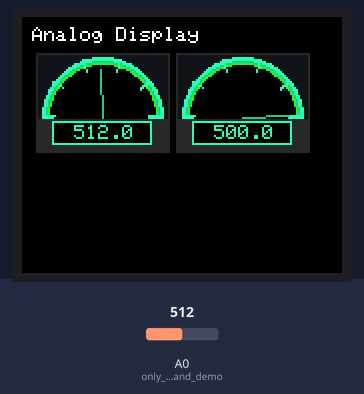
The sketch below on a simulated Arduino Uno, built with avr-gcc and run on an emulated ATmega328P. Parts: 160×128 colour display. The test bench sets the inputs (shaded band); at power-on: A0 (only_for_test_and_demo) = 512. What the sketch prints to the serial monitor is not drawn.

Above: at 1.3 s.
1.4 s: A0 (only_for_test_and_demo) set to 716
At 2.5 s:
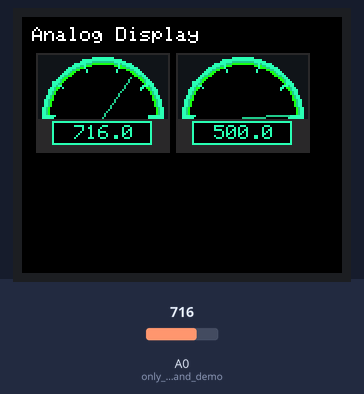
2.9 s: A0 (only_for_test_and_demo) set to 900
At 3.8 s:
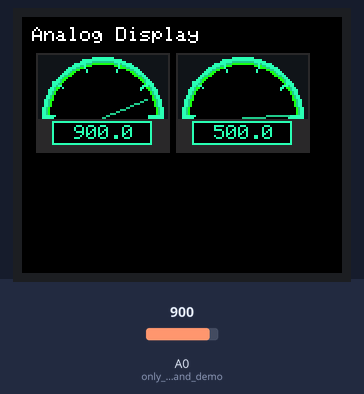
4.4 s: A0 (only_for_test_and_demo) set to 1023
At 5.8 s:
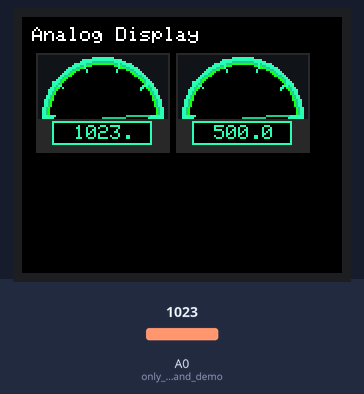
Timing chart, 0 to 7.4 s (numbered marks = the images above; inputs shaded):
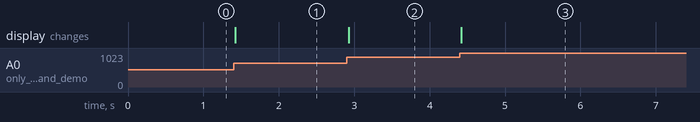

Measured:
- after the input at 1.4 s, the display: changes at once (image 1)
- after the input at 2.9 s, the display: changes at once (image 2)
- after the input at 4.4 s, the display: changes at once (image 3)

The sketch:

ExampleAnalogDisplay.ino
```cpp
// ========================================================================================
//      Meine Welt in meinem Kopf
// ========================================================================================
// Projekt:       TFT, Sensor and Graphics
// Author:        Johannes P. Langner
// Controller:    Arduino Duemilanove
// Sensors:
// Actor:         TFT 1.8" 128x160 SPI (on TFT Shield)
// Description:   Sensor Daten ergebnisse auf dem TFT schreiben
// ========================================================================================

#include <SPI.h>
#include <TFT.h>
#include <Wire.h>

// ========================================================================================
// TFT 128x160

#define CS   10
#define DC   9
#define RST  8

TFT mScreen = TFT(CS, DC, RST);

// ========================================================================================
// defines and variables

int mLocationAnalogDisplayX = 10;                       // X Postion of the anlaog display
int mLocationAnalogDisplayY = 20;                       // Y Postion of the anlaog display

float mValuePointer = 0.0;                              // actual value to show on display
float mValuePointerLast = 0.0;                          // last value to clear on display

float mValuePointer2 = 0.0;                              // actual value to show on display
float mValuePointerLast2 = 0.0;                          // last value to clear on display

// ========================================================================================
void setup() {
  Serial.begin(115200);
  Wire.begin();

  Serial.println("Initialisiere TFT");
  mScreen.begin();
  mScreen.background(0, 0, 0);
  mScreen.stroke(255, 255, 255);
  mScreen.setTextSize(1);
  mScreen.text("Analog Display ", 5, 5);

                                                        // first analaog display for max 1023
  renderAnalogDisplay(mLocationAnalogDisplayX,          // set location x
                      mLocationAnalogDisplayY,          // set location y
                      0.0,                              // value to draw on display
                      1023,
                      false,                            // not clear
                      true);                            // draw all

                                                        // secound analaog display for max 500
  renderAnalogDisplay(mLocationAnalogDisplayX + 70,     // set location x
                      mLocationAnalogDisplayY,          // set location y
                      0.0,                              // value to draw on display
                      500,
                      false,                            // not clear
                      true);                            // draw all

  pinMode(A0, INPUT);                                   // only for test and demo
}

// ========================================================================================
void loop() {

  int readValue = analogRead(A0);
  mValuePointer = (float)readValue;                     // set new value

                                                        // first analaog display for max 1023
                                                        // clear last rendered value
  renderAnalogDisplay(mLocationAnalogDisplayX,          // set location x
                      mLocationAnalogDisplayY,          // set location y
                      mValuePointerLast,                // last value for clear
                      1023,
                      true,                             // clear with last value
                      false);                           // draw only pointer for clear

                                                        // render actual value
  renderAnalogDisplay(mLocationAnalogDisplayX,          // set location x
                      mLocationAnalogDisplayY,          // set location y
                      mValuePointer,                    // value to draw on display
                      1023,
                      false,                            // not clear
                      false);                           //  draw only pointer


                                                        // secound analaog display for max 500
                                                        // clear last rendered value
  renderAnalogDisplay(mLocationAnalogDisplayX + 70,     // set location x
                      mLocationAnalogDisplayY,          // set location y
                      mValuePointerLast,                // value to draw on display
                      500,
                      true,                             // not clear
                      false);                           // draw only pointer

                                                        // render actual value
  renderAnalogDisplay(mLocationAnalogDisplayX + 70,     // set location x
                      mLocationAnalogDisplayY,          // set location y
                      mValuePointer,                    // value to draw on display
                      500,
                      false,                            // not clear
                      false);                           //  draw only pointer

  mValuePointerLast = mValuePointer;                    // set remember last value

  delay(10);
}
```

AnalogDisplay.ino
```cpp
// ========================================================================================
// Description:       render the value on a analog display
// ========================================================================================

// ========================================================================================
// function variables

float mCircumference = 2.0 * 3.14;
float mRadius = 30.0;

// ========================================================================================
// render the analog display
// ----------------------------------------------------------------------------------------
// locationX    = location x start postion from left
// locationY    = location y start postion from top
// val          = value to show with the pointer and text.
// maxValue     = max value input / limit value to hsow on end.
// clearPointer = the pointer and text write with color black.
// complete     = if true, the ellipse is draw with.
void renderAnalogDisplay(int locationX, int locationY, float val, float maxValue, bool clearPointer, bool complete) {

  float diff = mRadius - (((float)mRadius / 100.0) * 80.0);       // distance from target location
  float locPointerX = locationX + diff;                         // add distance for location X of the pointer
  float locPointerY = locationY + diff;                         // add distance for location Y of the pointer
  float diffSize = mRadius - (mRadius / 100.0 * 20.0);            // size for pointer

  if (complete) {                                               // if true, is draw with ellipse
    renderAnalogDisplayElements(locationX, locationY,           // draw the static analog elements.
                                diffSize);
  }

  if(val > maxValue) {
    val = maxValue;
  }
  float scaledValue = val * 50.0 / maxValue;                    // target scale value for the valuePointer
  renderValuePointer(locPointerX, locPointerY,                  // render value to pointer on display
                     diffSize, scaledValue, clearPointer);

  drawValueToText(locPointerX, locPointerY,                     // write the value to text.
                  val, clearPointer);
}

// ========================================================================================
// render all parts of non changing elements of analog display
// ----------------------------------------------------------------------------------------
// locationX    = location x start postion from left
// locationY    = location y start postion from top
// radius       = radius size of half circle
// diffSize     = sorry for wording. that is the end size of valuePointer
void renderAnalogDisplayElements(int locationX, int locationY, float diffSize){
    SetStrokeColor(1);
    SetFillColor(1);
    mScreen.rect(locationX - 1, locationY - 2, 63, 47);
    SetFillColor(2);
    mScreen.rect(locationX - 3, locationY - 2, 67, 50);

    SetStrokeColor(4);
    SetFillColor(4);
    mScreen.circle(locationX + mRadius, locationY + mRadius, mRadius);
    SetStrokeColor(3);
    SetFillColor(3);
    mScreen.circle(locationX + mRadius, locationY + mRadius, mRadius - 2);
    SetStrokeColor(0);
    SetFillColor(0);
    mScreen.circle(locationX + mRadius, locationY + mRadius, mRadius - 4);
    SetFillColor(0);
    mScreen.rect(locationX - 3, locationY + mRadius + 2, 67, 50);

    mScreen.noFill();

    renderStepLinesPointer(locationX, locationY, diffSize, mRadius, false);
    renderStepLinesPointer(locationX, locationY, diffSize, mRadius, true);

    mScreen.noFill();

    SetStrokeColor(1);
    SetFillColor(1);
    mScreen.rect(locationX - 3, locationY + mRadius + 1, 67, 17);

    mScreen.noFill();

    SetStrokeColor(1);
    SetFillColor(0);
    mScreen.rect(locationX + 4, locationY + mRadius + 2, 52, 12);

    mScreen.noFill();

    SetStrokeColor(4);
    mScreen.rect(locationX + 5, locationY + mRadius + 2, 50, 12);
}

// ========================================================================================
// render five line steps
// ----------------------------------------------------------------------------------------
// locationX    = location x start postion from left
// locationY    = location y start postion from top
// radiusIn     = inner circle of start line
// radiusOut    = out circle of end line
// b            = that used to fix start and end line position rendering. I know, it is a easy fix.
void renderStepLinesPointer(int locationX, int locationY, float radiusIn, float radiusOut, bool b) {

  float f = 0.0;                                               // TODO: fix the workeround
  if(b) {
    f = .01;
  }

  float section = mCircumference / 10.0;
  float dif = radiusOut - radiusIn;

  float sectionStart = section * 5;
  float sectionEnd =   section * 11;

   SetStrokeColor(4);
  for (float iSection = sectionStart; iSection < sectionEnd; iSection = iSection + section) {

    float xIn = radiusIn *  cos(iSection + f) + radiusIn;
    float yIn = radiusIn * sin(iSection + f) + radiusIn;
    float xOut = radiusOut *  cos(iSection + f) + radiusOut;
    float yOut = radiusOut * sin(iSection + f) + radiusOut;

    mScreen.line(locationX + xIn + dif, locationY + yIn + dif,
                 locationX + xOut , locationY + yOut);
  }
}

// ========================================================================================
// render the value pointer to show a analog state
// ----------------------------------------------------------------------------------------
// locationX    = location x start postion from left
// locationY    = location y start postion from top
// val          = must being a scaled value
// clearPointer = draw the line in black or the same color of the background
void renderValuePointer(int locationX, int locationY, float diffRadius, float val, bool clearPointer) {

  if (clearPointer) {
    SetStrokeColor(0);
  }
  else {
    SetStrokeColor(3);
  }

  float section = mCircumference / 100.0;
  float sectionStart = section * 5;
  float center = diffRadius / 2.0;

  val = val + 50.0; // add move relative start point

  float x = diffRadius * cos(section * val) + diffRadius;
  float y = diffRadius * sin(section * val) + diffRadius;

  mScreen.line(locationX + diffRadius, locationY + diffRadius,
               locationX + x , locationY + y );
}

// ========================================================================================
// convert the value to text and write under the analog display part.
// ----------------------------------------------------------------------------------------
// locationX    = location x start postion from left
// locationY    = location y start postion from top
// val          = value to write on screen
// clearText    = write the value text in black or the same color of the background
void drawValueToText(int locationX, int locationY, float val,  bool clearText) {
  if (clearText) {
    SetStrokeColor(0);
  }
  else {
    SetStrokeColor(4);
  }

  String strValue = String(val);
  char chrArr[6];
  strValue.toCharArray(chrArr, 6);
  mScreen.setTextSize(1);
  mScreen.text(chrArr, locationX + 10, locationY + 28);
}

// ========================================================================================
// set a color for stroke and border
// ----------------------------------------------------------------------------------------
// colorNumber =  0 - Black
//                1 - Gray
//                2 - dark gray
//                3 - green
//                4 - green light
void SetStrokeColor(int colorNumber){
  switch(colorNumber) {
    case(0): {
      mScreen.stroke(0, 0, 0); break;
    }
    case(1): {
      mScreen.stroke(40, 40, 45); break;
    }
    case(2): {
      mScreen.stroke(20, 20, 25); break;
    }
    case(3): {
      mScreen.stroke(35, 200, 140); break;
    }
    case(4): {
      mScreen.stroke(40, 255, 180); break;
    }
    default: {
      mScreen.stroke(255, 50, 50); break;
    }
  }
}

// ========================================================================================
// set a color to fill
// ----------------------------------------------------------------------------------------
// colorNumber =  0 - Black
//                1 - Gray
//                2 - dark gray
//                3 - green
//                4 - green light
void SetFillColor(int colorNumber){
  switch(colorNumber) {
    case(0): {
      mScreen.fill(0, 0, 0); break;
    }
    case(1): {
      mScreen.fill(40, 40, 45); break;
    }
    case(2): {
      mScreen.fill(20, 20, 25); break;
    }
    case(3): {
      mScreen.fill(25, 255, 20); break;
    }
    case(4): {
      mScreen.fill(40, 255, 180); break;
    }
    default: {
      mScreen.fill(255, 50, 50); break;
    }
  }
}
```
